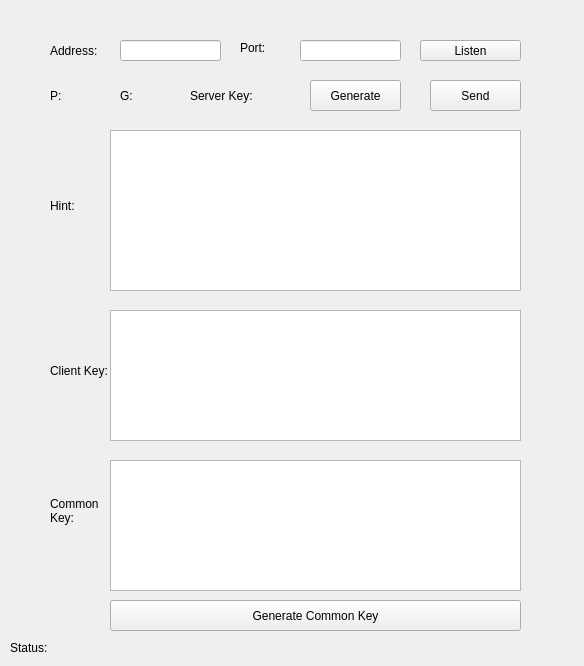
<?xml version="1.0" encoding="UTF-8"?>
<ui version="4.0">
 <class>exchangeDH</class>
 <widget class="QWidget" name="exchangeDH">
  <property name="geometry">
   <rect>
    <x>0</x>
    <y>0</y>
    <width>584</width>
    <height>666</height>
   </rect>
  </property>
  <property name="windowTitle">
   <string>Form</string>
  </property>
  <widget class="QLabel" name="label_2">
   <property name="geometry">
    <rect>
     <x>50</x>
     <y>350</y>
     <width>81</width>
     <height>41</height>
    </rect>
   </property>
   <property name="text">
    <string>Client Key:</string>
   </property>
   <property name="wordWrap">
    <bool>true</bool>
   </property>
  </widget>
  <widget class="QLabel" name="label_4">
   <property name="geometry">
    <rect>
     <x>50</x>
     <y>480</y>
     <width>61</width>
     <height>61</height>
    </rect>
   </property>
   <property name="text">
    <string>Common Key:</string>
   </property>
   <property name="wordWrap">
    <bool>true</bool>
   </property>
  </widget>
  <widget class="QPushButton" name="genComKeyBtn">
   <property name="geometry">
    <rect>
     <x>110</x>
     <y>600</y>
     <width>411</width>
     <height>31</height>
    </rect>
   </property>
   <property name="text">
    <string>Generate Common Key</string>
   </property>
  </widget>
  <widget class="QLineEdit" name="editAddress">
   <property name="geometry">
    <rect>
     <x>120</x>
     <y>40</y>
     <width>101</width>
     <height>21</height>
    </rect>
   </property>
  </widget>
  <widget class="QLineEdit" name="editPort">
   <property name="geometry">
    <rect>
     <x>300</x>
     <y>40</y>
     <width>101</width>
     <height>21</height>
    </rect>
   </property>
  </widget>
  <widget class="QLabel" name="label_3">
   <property name="geometry">
    <rect>
     <x>240</x>
     <y>40</y>
     <width>40</width>
     <height>16</height>
    </rect>
   </property>
   <property name="text">
    <string>Port:</string>
   </property>
  </widget>
  <widget class="QPushButton" name="btnListen">
   <property name="geometry">
    <rect>
     <x>420</x>
     <y>40</y>
     <width>101</width>
     <height>21</height>
    </rect>
   </property>
   <property name="text">
    <string>Listen</string>
   </property>
  </widget>
  <widget class="QLabel" name="label_5">
   <property name="geometry">
    <rect>
     <x>50</x>
     <y>40</y>
     <width>81</width>
     <height>21</height>
    </rect>
   </property>
   <property name="text">
    <string>Address:</string>
   </property>
  </widget>
  <widget class="QLabel" name="pLabel">
   <property name="geometry">
    <rect>
     <x>50</x>
     <y>80</y>
     <width>51</width>
     <height>31</height>
    </rect>
   </property>
   <property name="text">
    <string>P:</string>
   </property>
  </widget>
  <widget class="QLabel" name="gLabel">
   <property name="geometry">
    <rect>
     <x>120</x>
     <y>80</y>
     <width>61</width>
     <height>31</height>
    </rect>
   </property>
   <property name="text">
    <string>G:</string>
   </property>
  </widget>
  <widget class="QPushButton" name="genKeyBtn">
   <property name="geometry">
    <rect>
     <x>310</x>
     <y>80</y>
     <width>91</width>
     <height>31</height>
    </rect>
   </property>
   <property name="text">
    <string>Generate</string>
   </property>
  </widget>
  <widget class="QLabel" name="serverKeyLabel">
   <property name="geometry">
    <rect>
     <x>190</x>
     <y>80</y>
     <width>121</width>
     <height>31</height>
    </rect>
   </property>
   <property name="text">
    <string>Server Key:</string>
   </property>
  </widget>
  <widget class="QPlainTextEdit" name="textRecv">
   <property name="geometry">
    <rect>
     <x>110</x>
     <y>130</y>
     <width>411</width>
     <height>161</height>
    </rect>
   </property>
  </widget>
  <widget class="QLabel" name="label">
   <property name="geometry">
    <rect>
     <x>50</x>
     <y>190</y>
     <width>51</width>
     <height>31</height>
    </rect>
   </property>
   <property name="text">
    <string>Hint:</string>
   </property>
  </widget>
  <widget class="QLabel" name="statusLabel">
   <property name="geometry">
    <rect>
     <x>10</x>
     <y>640</y>
     <width>161</width>
     <height>16</height>
    </rect>
   </property>
   <property name="text">
    <string>Status:</string>
   </property>
  </widget>
  <widget class="QPlainTextEdit" name="clientKeyRecv">
   <property name="geometry">
    <rect>
     <x>110</x>
     <y>310</y>
     <width>411</width>
     <height>131</height>
    </rect>
   </property>
  </widget>
  <widget class="QPlainTextEdit" name="comKeyEdit">
   <property name="geometry">
    <rect>
     <x>110</x>
     <y>460</y>
     <width>411</width>
     <height>131</height>
    </rect>
   </property>
  </widget>
  <widget class="QPushButton" name="btnSend">
   <property name="geometry">
    <rect>
     <x>430</x>
     <y>80</y>
     <width>91</width>
     <height>31</height>
    </rect>
   </property>
   <property name="text">
    <string>Send</string>
   </property>
  </widget>
 </widget>
 <resources/>
 <connections/>
</ui>
